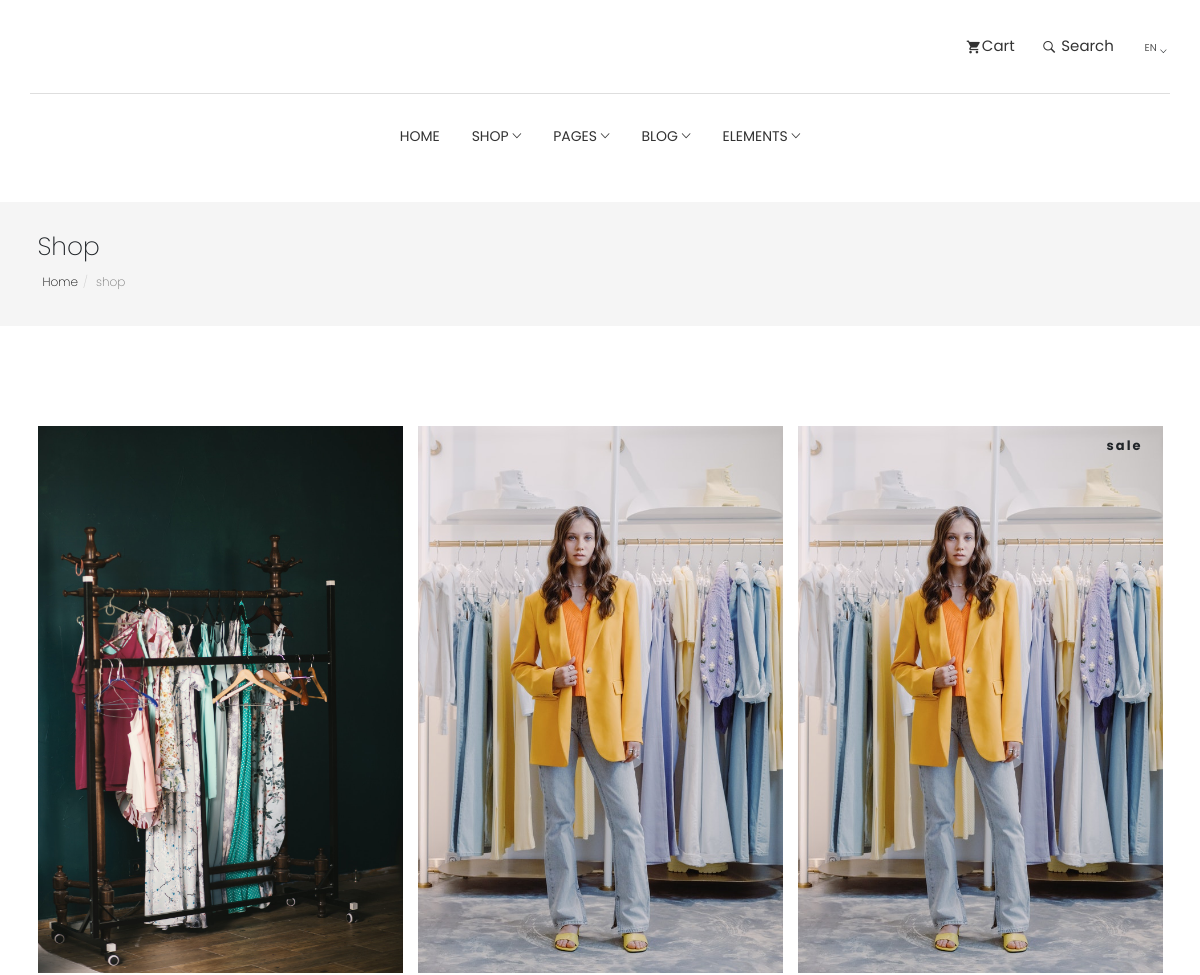
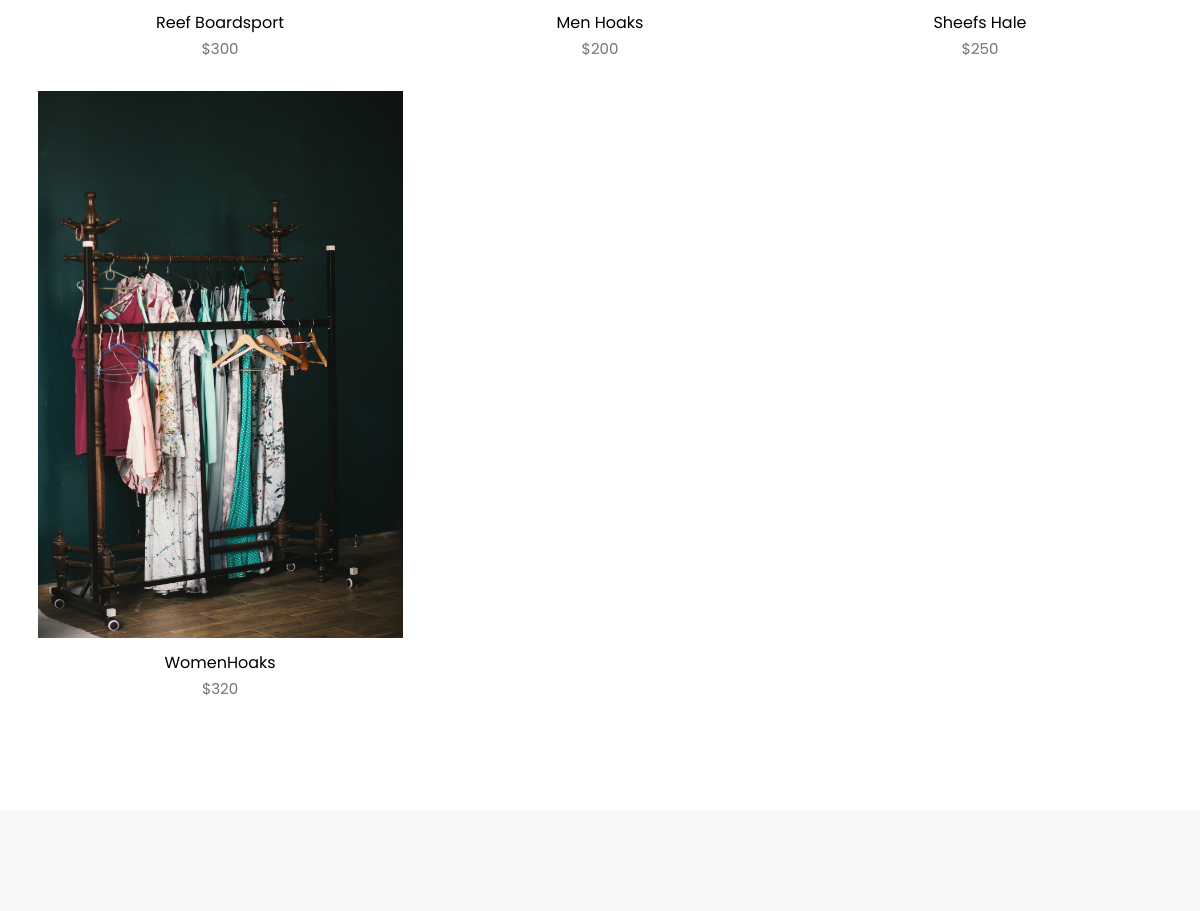
The page /shopping-cards/ on the database its author committed (2 pictures, top to bottom).
### aviato/models.py (models this page shows, shortened)
class TrendyProducts(models.Model):
    class Meta:
        verbose_name = 'Trendy Products'
        verbose_name_plural = 'Trendy Products'
    trendy_products_type = models.CharField(max_length=200, blank=False)
    trendy_products_cost = models.IntegerField(default=30, blank=False)
    trendy_products_sale = models.CharField(max_length=80, blank=True)
    trendy_products_image = models.ImageField(blank=False)
    organiser = models.ForeignKey(UserProfile, on_delete=models.CASCADE)
    trendy_category = models.ForeignKey(
        'TrendyProductsCategory', null=True, blank=False, on_delete=models.SET_NULL)

### aviato/views.py (the view)
# urls.py: path('shopping-cards/', ShopPageView.as_view(), name='shop'),
class ShopPageView(ListView):
    template_name = 'pages/shop.html'
    def get_queryset(self):
        return TrendyProducts.objects.all()
    def get_context_data(self, **kwargs):
        context = super(ShopPageView, self).get_context_data(**kwargs)
        context['trendy_products'] = TrendyProducts.objects.all()
        return context

### frontend/pages/shop.html (shortened to what this page needs)
{% extends 'layouts/base.html' %}
{% block content %}
<section class="page-header">
  <div class="container">
    <div class="row">
      <div class="col-md-12">
        <div class="content">
          <h1 class="page-name">Shop</h1>
          <ol class="breadcrumb">
            <li><a href="{% url 'aviato:home' %}">Home</a></li>
            <li class="active">shop</li>
          </ol>
        </div>
      </div>
    </div>
  </div>
</section>
<section class="products section">
  <div class="container">
    <div class="row">
      {% for trend in trendy_products %}
      <div class="col-md-4">
        <div class="product-item">
          <div class="product-thumb">
            <span style="position: absolute; font-size: 13px; right: 20px; top: 10px; letter-spacing: 2px; font-weight: bold;">{{ trend.trendy_products_sale }}</span>
            <img
              class="img-responsive"
              src="{{ trend.trendy_products_image.url }}"
              alt="product-img"
            />
          </div>
          <div class="product-content">
            <h4><a href="product-single.html">{{ trend.trendy_products_type }}</a></h4>
            <p class="price">${{ trend.trendy_products_cost }}</p>
          </div>
        </div>
      </div>
      {% endfor %}
    </div>
  </div>
</section>
{% endblock content %}

### frontend/layouts/base.html (shortened to what this page needs)
<!DOCTYPE html>
{% load static %}
<html lang="en" dir="ltr">
  <head>
    <link
      rel="stylesheet"
      href="{% static 'plugins/themefisher-font/style.css' %}"
    />
    <link
      rel="stylesheet"
      href="{% static 'plugins/bootstrap/css/bootstrap.min.css' %}"
    />
    <link
      href="https://cdn.jsdelivr.net/npm/bootstrap@5.0.2/dist/css/bootstrap.min.css"
      rel="stylesheet"
    />
    <link rel="stylesheet" href="{% static 'plugins/animate/animate.css' %}" />
    <link rel="stylesheet" href="{% static 'plugins/slick/slick.css' %}" />
    <link
      rel="stylesheet"
      href="{% static 'plugins/slick/slick-theme.css' %}"
    />
    <link rel="stylesheet" href="{% static 'css/style.css' %}" />
  </head>
  {% include 'includes/navigation.html' %}
  <body id="body">
    {% block content %}
    {% endblock content %}
    {% include 'includes/footer.html' %}
  </body>
</html>

### frontend/includes/navigation.html (shortened to what this page needs)
{% load static %}
<section class="top-header">
  <div class="container">
    <div class="row">
      <div class="col-md-4 col-xs-12 col-sm-4">
      </div>
      <div class="col-md-4 col-xs-12 col-sm-4">
        <div class="logo text-center">
        </div>
      </div>
      <div class="col-md-4 col-xs-12 col-sm-4">
        <ul class="top-menu text-right list-inline">
          <li class="dropdown cart-nav dropdown-slide">
            <a href="#!" class="dropdown-toggle" data-toggle="dropdown" data-hover="dropdown"><i class="tf-ion-android-cart"></i>Cart</a>
          </li>
          <li class="dropdown search dropdown-slide">
            <a href="#!" class="dropdown-toggle" data-toggle="dropdown" data-hover="dropdown"><i class="tf-ion-ios-search-strong"></i> Search</a>
          </li>
          <li class="commonSelect">
            <select class="form-control">
              <option>EN</option>
            </select>
          </li>
        </ul>
      </div>
    </div>
  </div>
</section>
<section class="menu">
  <nav class="navbar navigation">
    <div class="container">
      <div id="navbar" class="navbar-collapse collapse text-center">
        <ul class="nav navbar-nav">
          <li class="dropdown ">
            <a href="{% url 'aviato:home' %}">Home</a>
          </li>
          <li class="dropdown dropdown-slide">
            <a href="#!" class="dropdown-toggle" data-toggle="dropdown" data-hover="dropdown" data-delay="350" role="button" aria-haspopup="true" aria-expanded="false">Shop <span class="tf-ion-ios-arrow-down"></span></a>
            <div class="dropdown-menu">
          <li class="dropdown full-width dropdown-slide">
            <a href="#!" class="dropdown-toggle" data-toggle="dropdown" data-hover="dropdown" data-delay="350" role="button" aria-haspopup="true" aria-expanded="false">Pages <span class="tf-ion-ios-arrow-down"></span></a>
          </li>
          <li class="dropdown dropdown-slide">
            <a href="#!" class="dropdown-toggle" data-toggle="dropdown" data-hover="dropdown" data-delay="350" role="button" aria-haspopup="true" aria-expanded="false">Blog <span class="tf-ion-ios-arrow-down"></span></a>
          </li>
          <li class="dropdown dropdown-slide">
            <a href="#!" class="dropdown-toggle" data-toggle="dropdown" data-hover="dropdown" data-delay="350" role="button" aria-haspopup="true" aria-expanded="false">Elements <span class="tf-ion-ios-arrow-down"></span></a>
          </li>
        </ul>
      </div>
    </div>
  </nav>
</section>

### frontend/includes/footer.html (shortened to what this page needs)
{% load static %}
<footer class="footer section text-center">
</footer>

### static/css/style.css (style rules this page uses)
body { line-height: 1.5; font-family: "Poppins", sans-serif; -webkit-font-smoothing: antialiased; }
p { font-family: "Poppins", sans-serif; color: #757575; font-size: 15px; }
h1, h2, h3, h4, h5, h6 { font-family: "Poppins", sans-serif; }
h1, h2, h3, h4, h5, h6 { font-weight: 400; }
ol, ul { margin: 0; padding: 0; list-style: none; }
a, a:focus, a:hover { text-decoration: none; outline: 0; color: #000; }
.form-control { box-shadow: none; border-radius: 0; }
.section { padding: 80px 0; }
.page-header { background: #f5f5f5; margin-top: 20px; border-bottom: none; padding: 30px 0; }
.page-header h1 { font-weight: 200; margin: 0 0 6px 0; }
.page-header .breadcrumb { background: transparent; padding: 5px; margin: 0; }
.page-header .breadcrumb li { font-weight: 200; font-size: 12px; }
.page-header .breadcrumb li a { color: #000; }
.dropdown-slide { position: static; }
.dropdown-slide .dropdown-menu { border-radius: 0; opacity: 1; visibility: visible; position: absolute; padding: 15px; border: 1px solid #ebebeb; box-shadow: 0 2px 4px rgba(0, 0, 0, 0.05); transition: .3s all; position: absolute; display: block; visibility: hidden; opacity: 0; -webkit-transform: translateY(30px); transform: translateY(30px); transition: visibility 0.2s, opacity 0.2s, -webkit-transform 500ms cubic-bezier(0.43, 0.26, 0.11, 0.99); transition: visibility 0.2s, opacity 0.2s, transform 500ms cubic-bezier(0.43, 0.26, 0.11, 0.99); transition: visibility 0.2s, opacity 0.2s, transform 500ms cubic-bezier(0.43, 0.26, 0.11, 0.99), -webkit-transform 500ms cubic-bezier(0.43, 0.26, 0.11, 0.99); }
.commonSelect { margin-left: 10px; padding-right: 6px; position: relative; }
.commonSelect:before { content: '\f3d0'; font-family: "themefisher-font"; position: absolute; right: -4px; top: 4px; font-size: 10px; }
.commonSelect select { -webkit-appearance: none; -moz-appearance: none; cursor: pointer; border: none; padding: 0; height: auto; color: #555; }
.top-header .container { padding-top: 35px; padding-bottom: 35px; border-bottom: 1px solid #dedede; }
.top-header .top-menu > li > a { color: #333; font-size: 15px; padding: 0 8px; }
.top-header .top-menu > li > a i { font-size: 16px; margin-right: 2px; vertical-align: middle; }
.navigation { margin-bottom: 0; padding: 10px 0; }
.navigation .navbar-nav > li { position: static; }
.navigation .navbar-nav > li > a { color: #333; font-size: 14px; padding: 20px 15px; text-transform: uppercase; transition: .2s ease-in-out 0s; border: 1px solid transparent; }
.navigation .container { position: relative; }
.navigation .navbar-nav { float: none; display: inline-block; }
.navigation .dropdown-slide .dropdown-menu { right: auto; left: auto; border: none; }
.product-item { margin-bottom: 30px; }
.product-item .product-thumb { position: relative; }
.product-item .product-thumb img { width: 100%; height: auto; }
.product-item .product-thumb:before { transition: .3s all; opacity: 0; background: rgba(0, 0, 0, 0.6); content: ''; position: absolute; top: 0; right: 0; left: 0; bottom: 0; }
.product-item .product-content { text-align: center; }
.product-item .product-content h4 { font-size: 16px; font-weight: 400; margin-top: 15px; margin-bottom: 6px; }
.product-item .product-content h4 a { color: #000; }
.footer { background: #F7F7F7; padding: 50px 0; }

### frontend/includes/navigation.html (style rules this page uses)
.dropdown-toggle::after { display: none; }

### rows shown on the page
TrendyProducts: trendy_products_image (picture), trendy_products_type "Reef Boardsport", trendy_products_cost "300"
TrendyProducts: trendy_products_image (picture), trendy_products_type "Men Hoaks", trendy_products_cost "200"
TrendyProducts: trendy_products_sale "sale", trendy_products_image (picture), trendy_products_type "Sheefs Hale", trendy_products_cost "250"
TrendyProducts: trendy_products_image (picture), trendy_products_type "WomenHoaks", trendy_products_cost "320"
